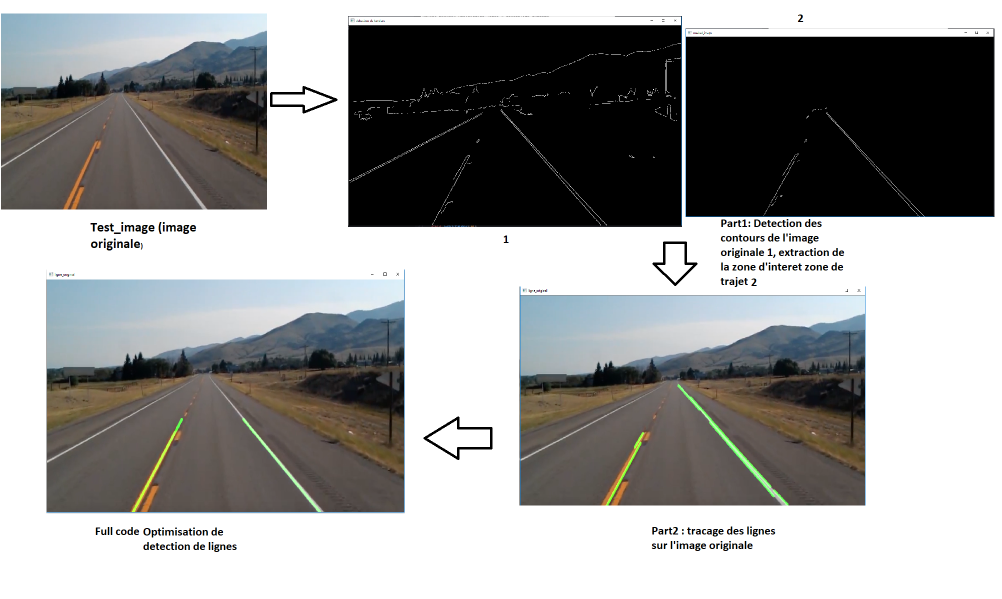
#> input picture détection de tajet de vehicule/traject detection image/explication.png, 2004 x 1198 px, given in place of test2.mp4, which was not available (shown at 1/2 size)
$ python 'video detection de trajet.py'
#> lines starting #> are read from the running program, lines starting #| are printed output that depends on the picture; after the words box and inside, x2 and y2 are one past the last pixel; in counts of white or black regions, pixels touching at a corner belong together; pictures that were not available may be replaced by others from this repository, and a replacement may not be noted

# coding: utf-8

# In[3]:


import cv2
import numpy as np
import matplotlib.pyplot as plt
from collections.abc import Iterable


# image.shapereturns h, w, chan in a array

def canny (image):
    gray = cv2.cvtColor(image, cv2.COLOR_RGB2GRAY)  #convertion de RGB -> gray
    blur = cv2.GaussianBlur(gray, (5, 5), 0)  # appliquer un filtre gaussian de taille 5*5 afin de miniser les bruits
    canny = cv2.Canny(blur, 50, 150) #gradiant pour la detection de changement de luminosité détection des contours
    return canny

def make_coordinates(image, line_parameters):
    try:
        some_object_iterator = iter(line_parameters)
        pente, intercept =line_parameters  #(pente, intercept)
        y1=image.shape[0]  # l'origine par rapport à l'hauteur tous les lignes commencent de la fin de l'image
        y2=int ((3/5)*y1) # une autre point proportionnelle à y1
        # voir l'image "axis"  au niveau de dossier full_code
        x1 = int((y1 - intercept)/pente) # determination de coordonné de point selon l'axe x qui correspond à y1
        x2 = int((y2 - intercept)/pente) # determination de coordonné selon point l'axe x qui correspond à y2
        return np.array([x1, y1, x2, y2])

    except TypeError as te:
        print (line_parameters, 'is not iterable')

def moyenne_pent_intercept(image, lines):
    gauche_forme = []
    droite_forme = []
    y1=image.shape[0]
    y2=int ((3/5)*y1)
    for line in lines:
        x1, y1, x2, y2 = line.reshape(4)
        parameters =  np.polyfit((x1, x2), (y1, y2), 1) # determination des parameters pente et intercept par la modelisation de la relation entre x et y par une équation de 1ere degré/
        pente =parameters[0]
        intercept = parameters[1]
        if (pente<0):
            gauche_forme.append((pente, intercept))  # au niveau de lignes de gauches y aygmente et x diminue donc pente negative
        else:
            droite_forme.append((pente, intercept)) #l'inverse pour droite y augmente x augmente
    gauche_forme_moyen = np.average(gauche_forme, axis=0) # la moyenne des parameters afin de tracer une seule ligne à gauche
    droite_forme_moyen = np.average(droite_forme, axis=0) # la moyenne des parameters afin de tracer une seule ligne à droite
    gauche_ligne = make_coordinates(image, gauche_forme_moyen) #derteminer les coordonnées de lgne à gauche
    droite_ligne = make_coordinates(image, droite_forme_moyen) #detereminer les coordonnées de ligne à droite
    return np.array([gauche_ligne, droite_ligne]) # return 2D array contient les coordonnées de deux lignes


def region_of_interet (image): #creation de la mask
    height = image.shape[0]
    polygone = np.array([[(200, height), (1100, height), (550, 250)]]) # les coordonées de polygone
    mask = np.zeros_like(image)
    cv2.fillPoly(mask, polygone, 255) #Mask contain the polygone in white et le reste en noir
    masked_image = cv2.bitwise_and(image, mask)
    return masked_image


def afficher_lignes(images, lignes):
    ligne=np.zeros_like(images)
    if lignes is not None:
        for line in lignes:
            if line is not None:
                x1, y1, x2, y2 = line.reshape(4)
                cv2.line(ligne, (x1, y1), (x2, y2), (0, 255, 0), 8)
    return ligne
# canny=canny(lane_image)
# masked_image, mask = region_of_interet(canny)
# lignes = cv2.HoughLinesP(masked_image, 2, np.pi/180, 100, np.array([]), minLineLength=40, maxLineGap=5)
# lignes_moyennes = moyenne_pent_intercept(masked_image, lignes)
# ligne_image = afficher_lignes(canny, lignes_moyennes)
# ligne_original= cv2.addWeighted(ligne_image, 0.8, image, 1, 1)
# #decommente la ligne pour afficher le resultat
# #plt.imshow(canny)  #on l'utilise pour identifier la zone d'interet dans l'image canny
# #plt.show()
# #cv2.imshow('mask', mask)
# #cv2.imshow('detection de bordure', canny)
# #cv2.imshow('masked_image', masked_image)
# #cv2.imshow('ligne_image', ligne_image)
# #cv2.imshow('lignes_moyennes', ligne_image)
# cv2.imshow('ligne_original', ligne_original)
# cv2.waitKey()
# cv2.destroyAllWindows()

# mettre le path de video test2
cap = cv2.VideoCapture(r'C:\Users\mohamed\Desktop\computer vsison\détection de tajet de vehicule\test2.mp4')
fourcc = cv2.VideoWriter_fourcc(*'XVID')
out = cv2.VideoWriter('output.mp4',fourcc, 20.0, (640,480))
while(cap.isOpened()):
    ret, frame = cap.read() # capture each frame from the video
#> frame is the input picture: shape (1198, 2004, 3); mean B, G, R 151.1, 151.8, 151.7
    if ret==True:
        canny_image = canny(frame)
#> in canny, `gray = cv2.cvtColor(image, cv2.COLOR_RGB2GRAY)`:
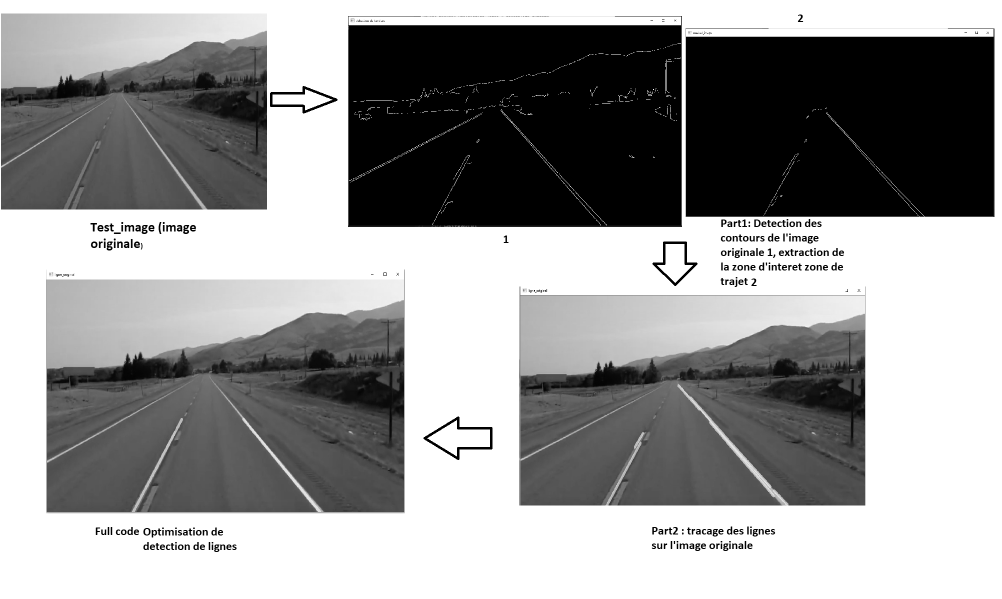
#> gray: shape (1198, 2004) (shown at 1/2 size); min 0, max 255, mean 151.6
#> in canny, `canny = cv2.Canny(blur, 50, 150)`:
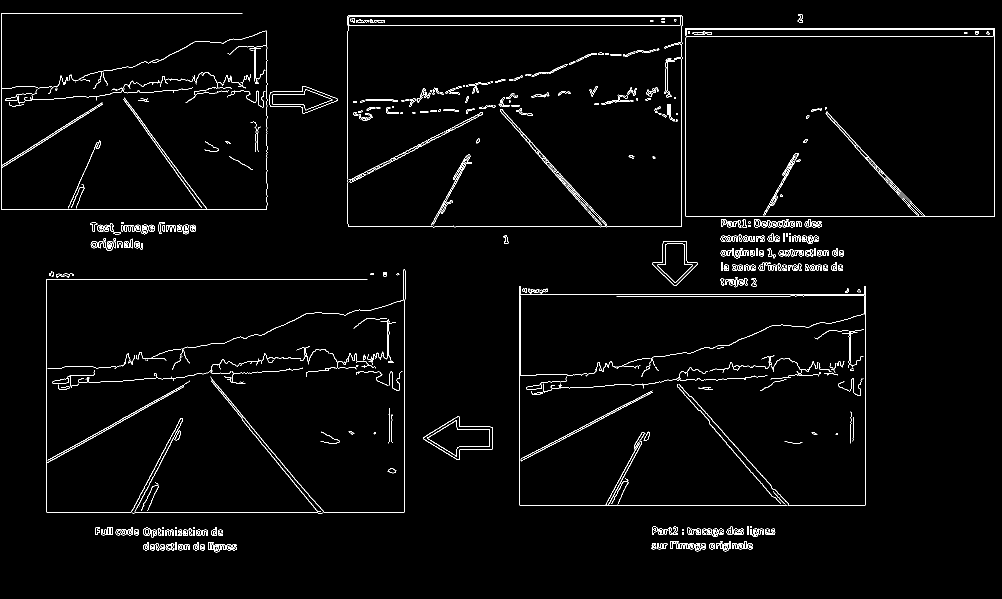
#> canny: shape (1198, 2004) (shown at 1/2 size); 2.2% white in thin lines or dots, all inside (x1, y1, x2, y2) = (2, 26, 1990, 1105)
        cropped_image = region_of_interet(canny_image)
#> in region_of_interet, `cv2.fillPoly(mask, polygone, 255)`:
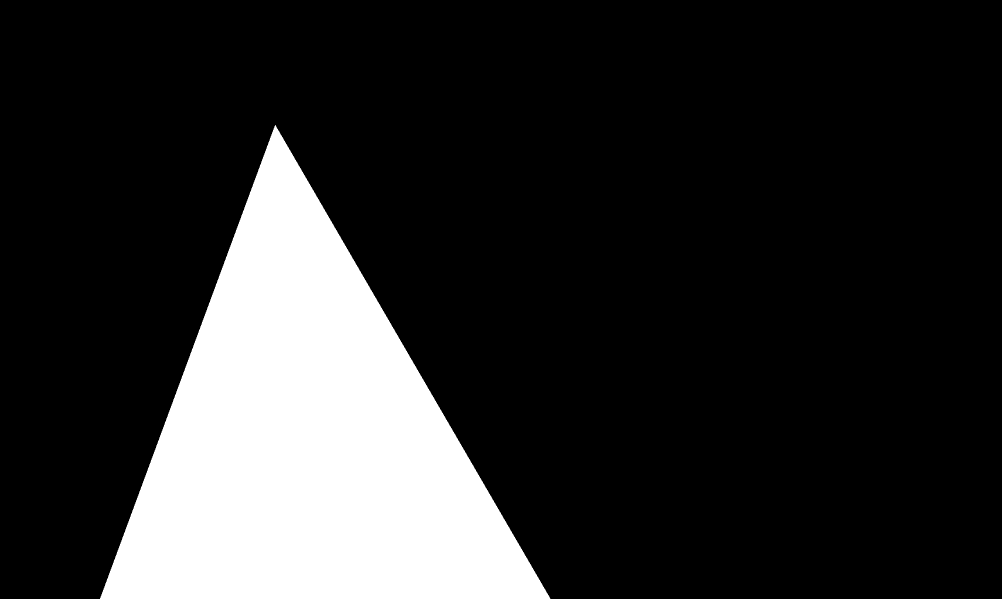
#> mask: shape (1198, 2004) (shown at 1/2 size); 17.8% white; 1 white region, box (x1, y1, x2, y2) and area: (200, 250, 1101, 1198) 427548
#> in region_of_interet, `masked_image = cv2.bitwise_and(image, mask)`:
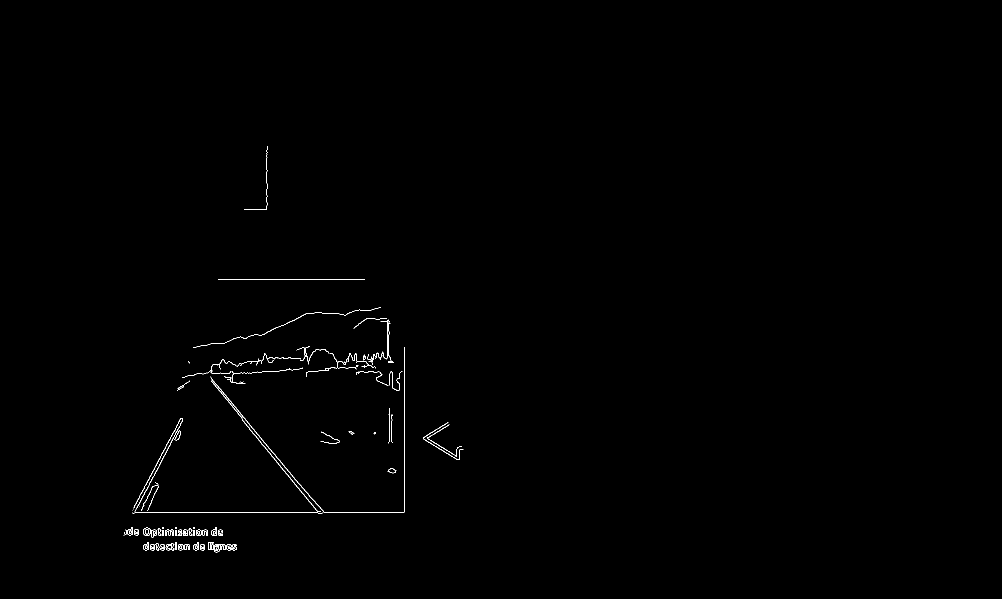
#> masked_image: shape (1198, 2004) (shown at 1/2 size); 0.34% white in thin lines or dots, all inside (x1, y1, x2, y2) = (247, 292, 927, 1105)
        lines = cv2.HoughLinesP(cropped_image, 2, np.pi/180, 100, np.array([]), minLineLength=40, maxLineGap=5)
#> lines = 38 rows, first 6: [293, 1024, 634, 1024], [423, 758, 633, 1008], [808, 1024, 808, 694], [279, 992, 362, 836], [424, 763, 484, 837], [523, 888, 639, 1026]
        average_lines = moyenne_pent_intercept(frame, lines)
#> the loop in moyenne_pent_intercept, `for line in lines:` made 38 passes
#> (x1, y1, x2, y2, pente, intercept) on passes 1 to 12: (293, 1024, 634, 1024, -4.21e-16, 1024), (423, 758, 633, 1008, 1.19, 254.4), (808, 1024, 808, 694, 0.532, 429.5), (279, 992, 362, 836, -1.88, 1516.4), (424, 763, 484, 837, 1.23, 240.1), (523, 888, 639, 1026, 1.19, 265.8), (268, 1026, 340, 889, -1.9, 1535.9), (666, 558, 729, 558, 1.92e-15, 558), (287, 1097, 379, 1097, 5.65e-16, 1097), (286, 1093, 335, 1093, -4.65e-15, 1093), (312, 1061, 356, 1061, 3.63e-15, 1061), (287, 1067, 353, 1067, 2.84e-15, 1067)
#> after the loop in moyenne_pent_intercept, `for line in lines:`: droite_forme = 25 pairs, first value 1.78e-16 to 1.24, second value 166.5 to 1097; gauche_forme = [(-4.21e-16, 1024), (-1.88, 1516.4), (-1.9, 1535.9), (-4.65e-15, 1093), (-0.0556, 772.2), (-1.31e-15, 1060), (-5.32e-17, 1099), (-1.65e-15, 558), (-1.8e-15, 1063), (-2.86e-15, 1092), (-0.0172, 1077.2), (-0.478, 920.3), (-1.08e-15, 1068)]
#> in moyenne_pent_intercept, `gauche_forme_moyen = np.average(gauche_forme, axis=0)`: gauche_forme_moyen = [-0.333, 1067.6]
#> in moyenne_pent_intercept, `droite_forme_moyen = np.average(droite_forme, axis=0)`: droite_forme_moyen = [0.347, 744.5]
#> in make_coordinates, `pente, intercept =line_parameters`: pente = -0.333; intercept = 1067.6
#> in make_coordinates, `x1 = int((y1 - intercept)/pente) # determination de coordonné de point..`: x1 = -391
#> in make_coordinates, `x2 = int((y2 - intercept)/pente) # determination de coordonné selon po..`: x2 = 1048
#> in moyenne_pent_intercept, `gauche_ligne = make_coordinates(image, gauche_forme_moyen)`: gauche_ligne = [-391, 1198, 1048, 718]
#> in moyenne_pent_intercept, `droite_ligne = make_coordinates(image, droite_forme_moyen)`: droite_ligne = [1305, 1198, -76, 718]
#> average_lines = [[-391, 1198, 1048, 718], [1305, 1198, -76, 718]]
        line_image = afficher_lignes(frame, average_lines)
#> the loop in afficher_lignes, `for line in lignes:` made 2 passes
#> after the loop in afficher_lignes, `for line in lignes:`:
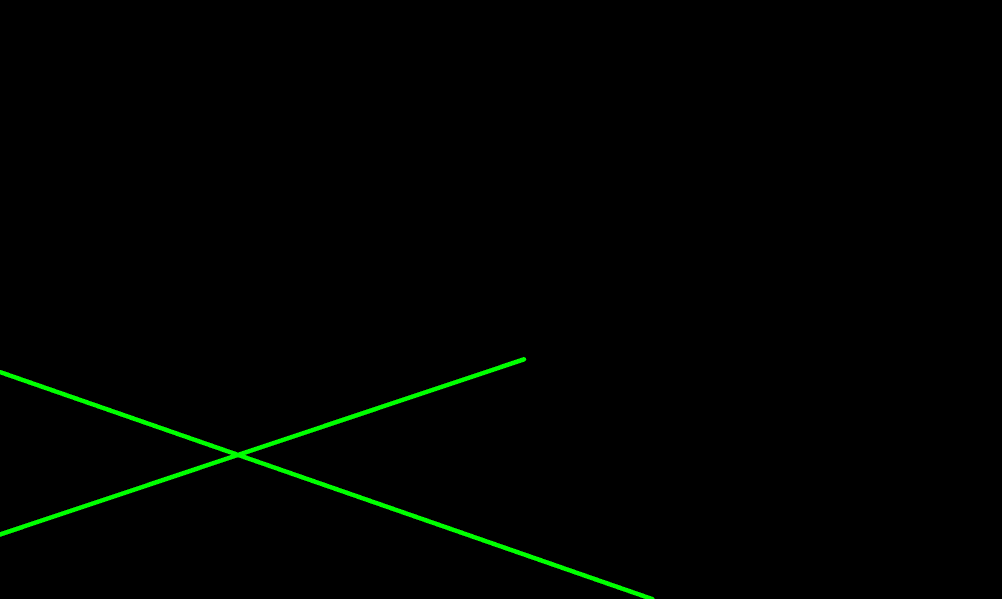
#> ligne: shape (1198, 2004, 3) (shown at 1/2 size); mean of channels 0, 1, 2 0, 2.3, 0; drawn as B, G, R
        combo_image = cv2.addWeighted(frame, 0.8, line_image, 1, 1)
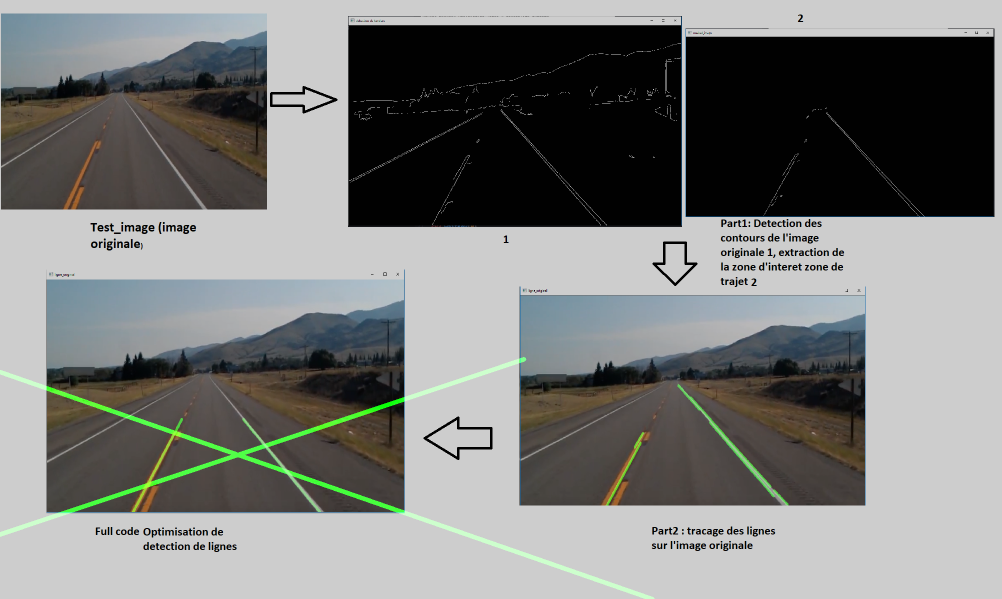
#> combo_image: shape (1198, 2004, 3) (shown at 1/2 size); mean B, G, R 121.9, 123.7, 122.4
        out.write(frame)
        cv2.imshow('result', combo_image)
        if cv2.waitKey(1) == ord('q'):  # attend 1 millisecond entre frames, ord() verfié si le button q est pressé
#> (key q is pressed here)
            break

cap.release()  # stop video
out.release()
cv2.destroyAllWindows()  # fermer window
